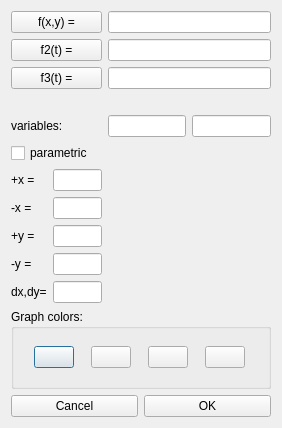
<?xml version="1.0" encoding="UTF-8"?>
<ui version="4.0">
 <class>Graph3D_AddNew_gui</class>
 <widget class="QDialog" name="Graph3D_AddNew_gui">
  <property name="geometry">
   <rect>
    <x>0</x>
    <y>0</y>
    <width>282</width>
    <height>428</height>
   </rect>
  </property>
  <property name="windowTitle">
   <string>New Graph 3D</string>
  </property>
  <property name="windowIcon">
   <iconset resource="../mathgraphica.qrc">
    <normaloff>:/images/images/graf3d.png</normaloff>:/images/images/graf3d.png</iconset>
  </property>
  <layout class="QGridLayout" name="gridLayout">
   <item row="4" column="4">
    <widget class="QLineEdit" name="lineEdit_y"/>
   </item>
   <item row="8" column="0">
    <widget class="QLabel" name="label_y_plus">
     <property name="text">
      <string>+y =</string>
     </property>
    </widget>
   </item>
   <item row="6" column="1" colspan="2">
    <widget class="QLineEdit" name="lineEdit_xmax"/>
   </item>
   <item row="10" column="0">
    <widget class="QLabel" name="label_delta">
     <property name="text">
      <string>dx,dy=</string>
     </property>
    </widget>
   </item>
   <item row="6" column="0">
    <widget class="QLabel" name="label_x_plus">
     <property name="text">
      <string>+x =</string>
     </property>
    </widget>
   </item>
   <item row="8" column="1" colspan="2">
    <widget class="QLineEdit" name="lineEdit_ymax"/>
   </item>
   <item row="5" column="0" colspan="5">
    <widget class="QCheckBox" name="checkBox_parametricGraph">
     <property name="text">
      <string>parametric</string>
     </property>
    </widget>
   </item>
   <item row="11" column="0" colspan="5">
    <widget class="QGroupBox" name="groupBox">
     <property name="title">
      <string>Graph colors:</string>
     </property>
     <layout class="QHBoxLayout" name="horizontalLayout_2">
      <item>
       <widget class="QPushButton" name="pushButton_colorA">
        <property name="sizePolicy">
         <sizepolicy hsizetype="Maximum" vsizetype="Fixed">
          <horstretch>0</horstretch>
          <verstretch>0</verstretch>
         </sizepolicy>
        </property>
        <property name="text">
         <string/>
        </property>
       </widget>
      </item>
      <item>
       <widget class="QPushButton" name="pushButton_colorB">
        <property name="sizePolicy">
         <sizepolicy hsizetype="Maximum" vsizetype="Fixed">
          <horstretch>0</horstretch>
          <verstretch>0</verstretch>
         </sizepolicy>
        </property>
        <property name="text">
         <string/>
        </property>
       </widget>
      </item>
      <item>
       <widget class="QPushButton" name="pushButton_colorC">
        <property name="sizePolicy">
         <sizepolicy hsizetype="Maximum" vsizetype="Fixed">
          <horstretch>0</horstretch>
          <verstretch>0</verstretch>
         </sizepolicy>
        </property>
        <property name="text">
         <string/>
        </property>
       </widget>
      </item>
      <item>
       <widget class="QPushButton" name="pushButton_colorD">
        <property name="sizePolicy">
         <sizepolicy hsizetype="Maximum" vsizetype="Fixed">
          <horstretch>0</horstretch>
          <verstretch>0</verstretch>
         </sizepolicy>
        </property>
        <property name="text">
         <string/>
        </property>
       </widget>
      </item>
     </layout>
    </widget>
   </item>
   <item row="2" column="0" colspan="3">
    <widget class="QPushButton" name="pushButton_f3">
     <property name="text">
      <string>f3(t) =</string>
     </property>
    </widget>
   </item>
   <item row="6" column="3" rowspan="5" colspan="2">
    <widget class="QLabel" name="label_image">
     <property name="text">
      <string/>
     </property>
     <property name="pixmap">
      <pixmap resource="../mathgraphica.qrc">:/images/images/3D.png</pixmap>
     </property>
    </widget>
   </item>
   <item row="12" column="0" colspan="5">
    <layout class="QHBoxLayout" name="horizontalLayout">
     <item>
      <widget class="QPushButton" name="pushButton_cancel">
       <property name="text">
        <string>Cancel</string>
       </property>
      </widget>
     </item>
     <item>
      <widget class="QPushButton" name="pushButton_Ok">
       <property name="text">
        <string>OK</string>
       </property>
      </widget>
     </item>
    </layout>
   </item>
   <item row="9" column="0">
    <widget class="QLabel" name="label_y_minus">
     <property name="text">
      <string>-y =</string>
     </property>
    </widget>
   </item>
   <item row="7" column="1" colspan="2">
    <widget class="QLineEdit" name="lineEdit_xmin"/>
   </item>
   <item row="0" column="3" colspan="2">
    <widget class="QLineEdit" name="lineEdit_fxy">
     <property name="readOnly">
      <bool>false</bool>
     </property>
    </widget>
   </item>
   <item row="1" column="0" colspan="3">
    <widget class="QPushButton" name="pushButton_f2">
     <property name="text">
      <string>f2(t) =</string>
     </property>
    </widget>
   </item>
   <item row="0" column="0" colspan="3">
    <widget class="QPushButton" name="pushButton_fxy">
     <property name="text">
      <string>f(x,y) =</string>
     </property>
    </widget>
   </item>
   <item row="10" column="1" colspan="2">
    <widget class="QLineEdit" name="lineEdit_dxdy"/>
   </item>
   <item row="7" column="0">
    <widget class="QLabel" name="label_x_minus">
     <property name="text">
      <string>-x =</string>
     </property>
    </widget>
   </item>
   <item row="2" column="3" colspan="2">
    <widget class="QLineEdit" name="lineEdit_expression3"/>
   </item>
   <item row="3" column="3" colspan="2">
    <spacer name="horizontalSpacer">
     <property name="orientation">
      <enum>Qt::Horizontal</enum>
     </property>
     <property name="sizeHint" stdset="0">
      <size>
       <width>40</width>
       <height>20</height>
      </size>
     </property>
    </spacer>
   </item>
   <item row="4" column="0" colspan="3">
    <widget class="QLabel" name="label_variables">
     <property name="text">
      <string>variables:</string>
     </property>
    </widget>
   </item>
   <item row="4" column="3">
    <widget class="QLineEdit" name="lineEdit_x"/>
   </item>
   <item row="1" column="3" colspan="2">
    <widget class="QLineEdit" name="lineEdit_expression2"/>
   </item>
   <item row="9" column="1" colspan="2">
    <widget class="QLineEdit" name="lineEdit_ymin"/>
   </item>
  </layout>
 </widget>
 <resources>
  <include location="../mathgraphica.qrc"/>
 </resources>
 <connections/>
</ui>
